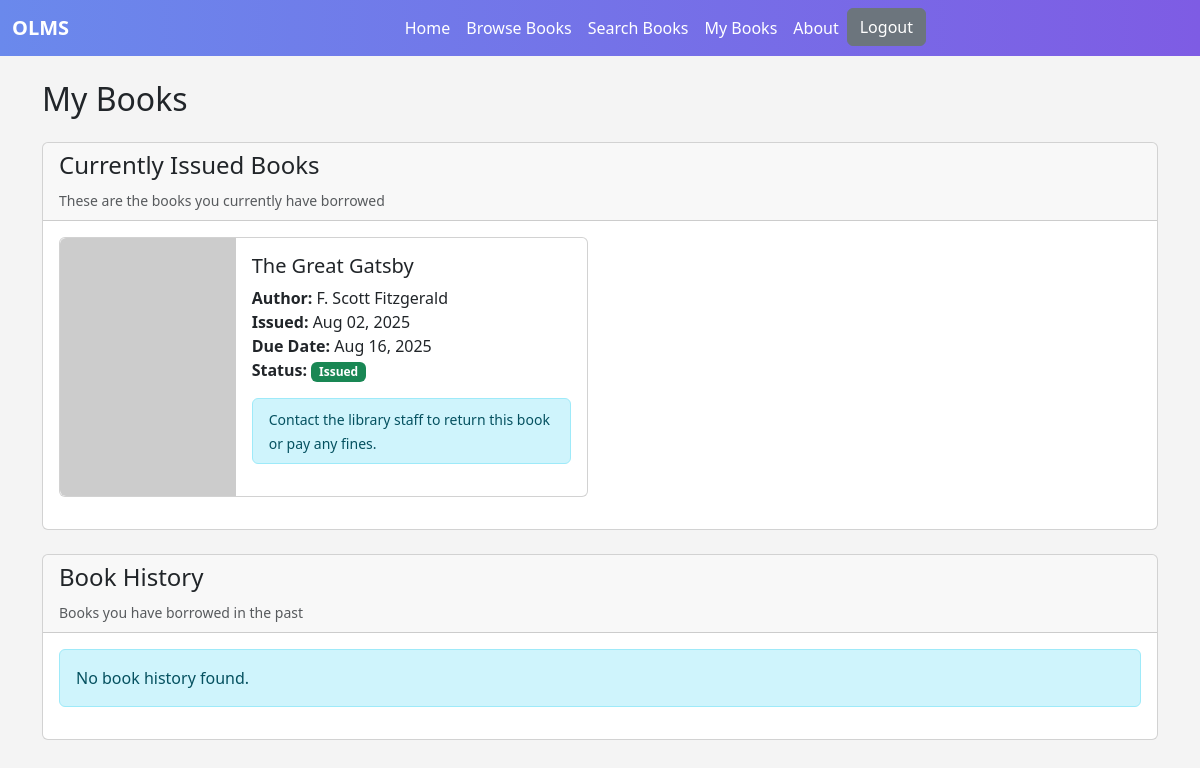
Screenshot of /dashboard/my_books.php (signed in) with the database file from the repository.
### tables this page shows
CREATE TABLE `book_issues` (
  `id` int(11) NOT NULL AUTO_INCREMENT,
  `user_id` int(11) NOT NULL,
  `book_id` int(11) NOT NULL,
  `issue_date` datetime DEFAULT CURRENT_TIMESTAMP,
  `due_date` datetime NOT NULL,
  `return_date` datetime DEFAULT NULL,
  `status` enum('issued','returned','overdue') DEFAULT 'issued',
  `fine_amount` decimal(10,2) DEFAULT 0.00,
  `fine_paid` tinyint(1) DEFAULT 0,
  PRIMARY KEY (`id`),
  KEY `user_id` (`user_id`),
  KEY `book_id` (`book_id`)
);

CREATE TABLE `books` (
  `id` int(11) NOT NULL AUTO_INCREMENT,
  `title` varchar(200) NOT NULL,
  `author` varchar(100) NOT NULL,
  `category` varchar(50) NOT NULL,
  `description` text,
  `cover` varchar(500) DEFAULT NULL,
  `quantity` int(11) DEFAULT 1,
  `created_at` timestamp DEFAULT CURRENT_TIMESTAMP,
  PRIMARY KEY (`id`)
);

### dashboard/my_books.php (the view, shortened to what this page needs)
<?php
include("../database/config.php");
$user_id = $_SESSION['user_id'];
$current_issues_query = "SELECT bi.*, b.title, b.author, b.cover
                        FROM book_issues bi
                        JOIN books b ON bi.book_id = b.id
                        WHERE bi.user_id = ? AND bi.status IN ('issued', 'overdue')
                        ORDER BY bi.issue_date DESC";
$stmt = mysqli_prepare($conn, $current_issues_query);
mysqli_stmt_bind_param($stmt, "i", $user_id);
mysqli_stmt_execute($stmt);
$current_issues = mysqli_stmt_get_result($stmt);
$book_history_query = "SELECT bi.*, b.title, b.author, b.cover
                      FROM book_issues bi
                      JOIN books b ON bi.book_id = b.id
                      WHERE bi.user_id = ? AND bi.status = 'returned'
                      ORDER BY bi.return_date DESC
                      LIMIT 20";
$stmt = mysqli_prepare($conn, $book_history_query);
mysqli_stmt_bind_param($stmt, "i", $user_id);
mysqli_stmt_execute($stmt);
$book_history = mysqli_stmt_get_result($stmt);
?>
<!DOCTYPE html>
<html lang="en">
<head>
    <link href="https://cdn.jsdelivr.net/npm/bootstrap@5.3.0/dist/css/bootstrap.min.css" rel="stylesheet">
    <link rel="stylesheet" href="../asset/style.css">
</head>
<body class="user-dashboard">
    <?php include("./user_header.php"); ?>
    <div class="container mt-4">
        <div class="row">
            <div class="col-md-12">
                <h2 class="mb-4">My Books</h2>
                <div class="card mb-4">
                    <div class="card-header">
                        <h4>Currently Issued Books</h4>
                        <small class="text-muted">These are the books you currently have borrowed</small>
                    </div>
                    <div class="card-body">
                        <?php if (mysqli_num_rows($current_issues) > 0): ?>
                        <div class="row">
                            <?php while ($issue = mysqli_fetch_assoc($current_issues)): ?>
                            <div class="col-md-6 mb-3">
                                <div class="card">
                                    <div class="row g-0">
                                        <div class="col-md-4">
                                            <img src="<?php echo htmlspecialchars($issue['cover']); ?>"
                                                 class="img-fluid rounded-start h-100"
                                                 alt="<?php echo htmlspecialchars($issue['title']); ?>"
                                                 style="object-fit: cover;">
                                        </div>
                                        <div class="col-md-8">
                                            <div class="card-body">
                                                <h5 class="card-title"><?php echo htmlspecialchars($issue['title']); ?></h5>
                                                <p class="card-text">
                                                    <strong>Author:</strong> <?php echo htmlspecialchars($issue['author']); ?><br>
                                                    <strong>Issued:</strong> <?php echo date('M d, Y', strtotime($issue['issue_date'])); ?><br>
                                                    <strong>Due Date:</strong> <?php echo date('M d, Y', strtotime($issue['due_date'])); ?><br>
                                                    <strong>Status:</strong>
                                                    <span class="badge bg-<?php echo $issue['status'] == 'issued' ? 'success' : 'danger'; ?>">
                                                        <?php echo ucfirst($issue['status']); ?>
                                                    </span>
                                                </p>
                                                <div class="alert alert-info py-2">
                                                    <small><i class="bi bi-info-circle"></i> Contact the library staff to return this book or pay any fines.</small>
                                                </div>
                                            </div>
                                        </div>
                                    </div>
                                </div>
                            </div>
                            <?php endwhile; ?>
                        </div>
                        <?php endif; ?>
                    </div>
                </div>
                <div class="card">
                    <div class="card-header">
                        <h4>Book History</h4>
                        <small class="text-muted">Books you have borrowed in the past</small>
                    </div>
                    <div class="card-body">
                        <?php if (mysqli_num_rows($book_history) > 0): ?>
                        <div class="table-responsive">
                            <table class="table table-striped">
                                <thead>
                                    <tr>
                                        <th>Book</th>
                                        <th>Author</th>
                                        <th>Issue Date</th>
                                        <th>Return Date</th>
                                        <th>Fine Status</th>
                                    </tr>
                                </thead>
                                <tbody>
                                    <?php while ($history = mysqli_fetch_assoc($book_history)): ?>
                                    <tr>
                                        <td><?php echo htmlspecialchars($history['title']); ?></td>
                                        <td><?php echo htmlspecialchars($history['author']); ?></td>
                                        <td><?php echo date('M d, Y', strtotime($history['issue_date'])); ?></td>
                                        <td><?php echo date('M d, Y', strtotime($history['return_date'])); ?></td>
                                        <td>
                                            <?php if ($history['fine_amount'] > 0): ?>
                                                <span class="badge bg-<?php echo $history['fine_paid'] ? 'success' : 'warning'; ?>">
                                                    ₹<?php echo number_format($history['fine_amount'], 2); ?>
                                                    <?php echo $history['fine_paid'] ? ' (Paid)' : ' (Unpaid)'; ?>
                                                </span>
                                            <?php else: ?>
                                                <span class="badge bg-success">No Fine</span>
                                            <?php endif; ?>
                                        </td>
                                    </tr>
                                    <?php endwhile; ?>
                                </tbody>
                            </table>
                        </div>
                        <?php else: ?>
                        <div class="alert alert-info">
                            No book history found.
                        </div>
                        <?php endif; ?>
                    </div>
                </div>
            </div>
        </div>
    </div>
</body>
</html>

### asset/style.css (style rules this page uses)
* { padding: 0; margin: 0; box-sizing: border-box; }
html { height: 100%; }
body { min-height: 100%; display: flex; flex-direction: column; overflow-x: hidden; width: 100%; }
.user-dashboard { background-color: #f4f4f4; overflow-x: hidden; width: 100%; }

### rows the page displays
book_issues: book.title "The Great Gatsby", book.author "F. Scott Fitzgerald", issue_date "Aug 02, 2025", due_date "Aug 16, 2025", status "Issued"
